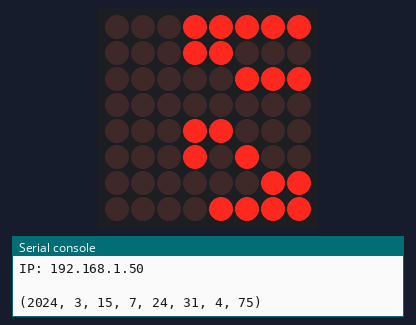
The program below on a simulated Raspberry Pi Pico running MicroPython. Parts: 8×8 LED matrix, the last lines printed to the serial console. WiFi joins after 1.5 s; the clock reads 2024-03-15 10:24:30 at power-on unless the program sets it; values from a settings file that is not in the repository are placeholders.

Above: at 1.7 s.
At 6.2 s:
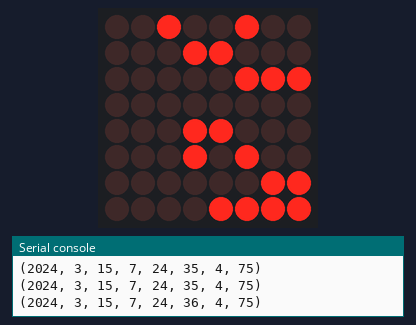
At 11.3 s:
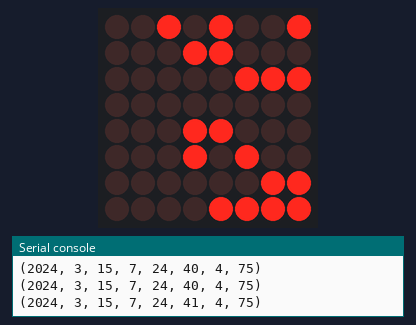
At 20.3 s:
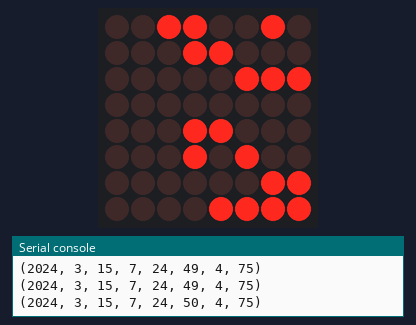
At 29.3 s:
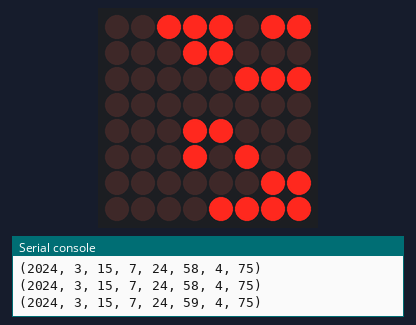
At 38.4 s:
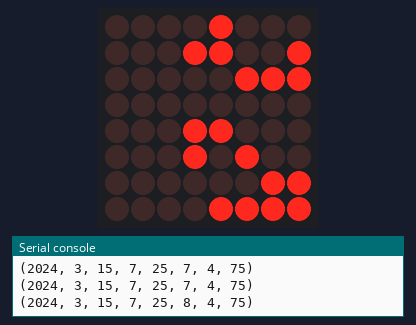

Measured:
- what the display in image 0 shows lasts 0.5 s, from 1.7 s to 2.2 s
- what the display in image 1 shows lasts 1.0 s, from 6.2 s to 7.2 s

The program:

binaryclock.py
```python
# Binary Clock
import rp2
import network
import time
import secrets

from machine import Pin, SPI
from sys import exit

class LedMatrix:
    def __init__(self, spi, pinCS):
        self.spi = spi
        self.cs = Pin(pinCS, mode=Pin.OUT, value=1)
        self.MAX7219_MODE = 0x09
        self.MAX7219_INT = 0x0A
        self.MAX7219_LIM = 0x0B
        self.MAX7219_SHUT = 0x0C
        self.MAX7219_TEST = 0x0F
        self.write(self.MAX7219_SHUT, 0)
        self.write(self.MAX7219_INT, 7)
        self.write(self.MAX7219_MODE, 0)
        self.write(self.MAX7219_LIM, 7)
        self.write(self.MAX7219_TEST, 0)
        for i in range(1, 9):
            self.write(i, 0)
        self.write(self.MAX7219_SHUT, 1)

    def write(self, addr, data):
        self.cs(0)
        spi.write(bytearray([addr,data]))
        self.cs(1)


TIMEOUT = 20

# Init display
# Inicia o display
spi = SPI(1, baudrate=100_000, polarity=0, phase=0, bits=8, firstbit=SPI.MSB, sck=Pin(14), mosi=Pin(15), miso=None)
led = LedMatrix(spi, 13)

# Connects to WiFi network
# Conecta à rede WiFi
rp2.country('BR')
wlan = network.WLAN(network.STA_IF)
wlan.active(True)
wlan.connect(secrets.ESSID, secrets.PASSWD)

print ('Conecting...')
timeout = time.ticks_add(time.ticks_ms(), TIMEOUT*1000)
while not wlan.isconnected() and wlan.status() >= 0 and \
      time.ticks_diff(timeout, time.ticks_ms()) > 0:
    time.sleep(0.2)

if not wlan.isconnected():
    print ('Could not connect')
    exit()

print('Connected')
print('IP: '+wlan.ifconfig()[0])
print()

# Get current time
# Obtem a hora atual
import ntptime
UTC_OFFSET = -3 * 60 * 60
ntptime.settime()

# Main loop
while True:
    now = time.localtime(time.time() + UTC_OFFSET)
    print(now)
    led.write(8,now[2])
    led.write(7,now[1])
    led.write(6,now[0]//100)
    led.write(5,now[0]%100)
    led.write(3,now[3])
    led.write(2,now[4])
    led.write(1,now[5])
    time.sleep(0.5)
```
